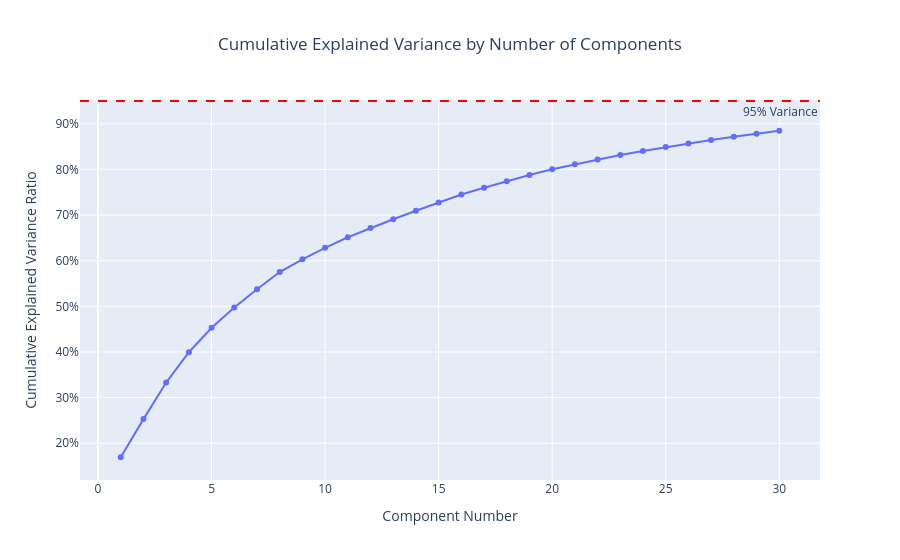

The code cell stored with this chart in its notebook:
### Code cell
import plotly.express as px
import numpy as np

# Calculate the cumulative sum of the explained variance ratio
# I'm assuming your fitted PCA object is named 'pca'
# If it's named something else, please replace 'pca' with your variable name.
cumulative_variance = np.cumsum(retail_model.explained_variance_ratio_)

# Create the line plot
fig = px.line(
    x=range(1, len(cumulative_variance) + 1),
    y=cumulative_variance,
    markers=True,
    labels={
        "x": "Component Number",
        "y": "Cumulative Explained Variance Ratio"
    },
    title="Cumulative Explained Variance by Number of Components"
)

# Improve the layout and add a reference line for 95% variance
fig.update_layout(
    yaxis=dict(tickformat=".0%"), # Format y-axis ticks as percentages
    xaxis=dict(title="Component Number"),
    title_x=0.5, # Center the title
    showlegend=False
)

# Add a horizontal line to indicate a common threshold, like 95%
fig.add_hline(y=0.95, line_dash="dash", line_color="red", annotation_text="95% Variance", 
              annotation_position="bottom right")

# Show the interactive plot
fig.show()

### Figure 1 — Plotly figure (JSON) as saved in the notebook; plotly's stock layout.template omitted (floating-point values rounded to 4 significant figures)
{"data": [{"hovertemplate": "Component Number=%{x}<br>Cumulative Explained Variance Ratio=%{y}<extra></extra>", "legendgroup": "", "line": {"color": "#636efa", "dash": "solid"}, "marker": {"symbol": "circle"}, "mode": "lines+markers", "name": "", "orientation": "v", "showlegend": false, "type": "scatter", "x": [1, 2, 3, 4, 5, 6, 7, 8, 9, 10, 11, 12, 13, 14, 15, 16, 17, 18, 19, 20, 21, 22, 23, 24, 25, 26, 27, 28, 29, 30], "xaxis": "x", "y": [0.1693, 0.2528, 0.333, 0.3995, 0.4531, 0.4975, 0.5376, 0.5752, 0.6031, 0.6282, 0.6514, 0.6716, 0.6909, 0.7096, 0.7276, 0.745, 0.7598, 0.7741, 0.788, 0.8004, 0.8113, 0.8218, 0.8316, 0.8406, 0.8491, 0.857, 0.8644, 0.8714, 0.8782, 0.8849], "yaxis": "y"}], "layout": {"annotations": [{"showarrow": false, "text": "95% Variance", "x": 1, "xanchor": "right", "xref": "x domain", "y": 0.95, "yanchor": "top", "yref": "y"}], "legend": {"tracegroupgap": 0}, "shapes": [{"line": {"color": "red", "dash": "dash"}, "type": "line", "x0": 0, "x1": 1, "xref": "x domain", "y0": 0.95, "y1": 0.95, "yref": "y"}], "showlegend": false, "title": {"text": "Cumulative Explained Variance by Number of Components", "x": 0.5}, "xaxis": {"anchor": "y", "domain": [0, 1], "title": {"text": "Component Number"}}, "yaxis": {"anchor": "x", "domain": [0, 1], "tickformat": ".0%", "title": {"text": "Cumulative Explained Variance Ratio"}}}}
